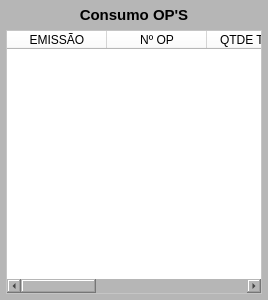
         <widget class="QWidget" name="widget_Consumo" native="true">
          <property name="minimumSize">
           <size>
            <width>0</width>
            <height>300</height>
           </size>
          </property>
          <property name="maximumSize">
           <size>
            <width>16777215</width>
            <height>16777215</height>
           </size>
          </property>
          <property name="styleSheet">
           <string notr="true">background-color: rgb(182, 182, 182);</string>
          </property>
          <layout class="QVBoxLayout" name="verticalLayout_4">
           <property name="leftMargin">
            <number>6</number>
           </property>
           <property name="topMargin">
            <number>6</number>
           </property>
           <property name="rightMargin">
            <number>6</number>
           </property>
           <property name="bottomMargin">
            <number>6</number>
           </property>
           <item>
            <widget class="QWidget" name="widget_21" native="true">
             <property name="minimumSize">
              <size>
               <width>0</width>
               <height>18</height>
              </size>
             </property>
             <property name="maximumSize">
              <size>
               <width>16777215</width>
               <height>18</height>
              </size>
             </property>
             <layout class="QHBoxLayout" name="horizontalLayout_6">
              <property name="spacing">
               <number>2</number>
              </property>
              <property name="leftMargin">
               <number>0</number>
              </property>
              <property name="topMargin">
               <number>0</number>
              </property>
              <property name="rightMargin">
               <number>0</number>
              </property>
              <property name="bottomMargin">
               <number>0</number>
              </property>
              <item>
               <widget class="QLabel" name="label_7">
                <property name="minimumSize">
                 <size>
                  <width>60</width>
                  <height>0</height>
                 </size>
                </property>
                <property name="maximumSize">
                 <size>
                  <width>60</width>
                  <height>16777215</height>
                 </size>
                </property>
                <property name="text">
                 <string/>
                </property>
               </widget>
              </item>
              <item>
               <widget class="QLabel" name="label_58">
                <property name="minimumSize">
                 <size>
                  <width>0</width>
                  <height>18</height>
                 </size>
                </property>
                <property name="maximumSize">
                 <size>
                  <width>16777215</width>
                  <height>18</height>
                 </size>
                </property>
                <property name="font">
                 <font>
                  <pointsize>11</pointsize>
                  <weight>75</weight>
                  <bold>true</bold>
                 </font>
                </property>
                <property name="text">
                 <string>Consumo OP'S</string>
                </property>
                <property name="alignment">
                 <set>Qt::AlignCenter</set>
                </property>
               </widget>
              </item>
              <item>
               <widget class="QLabel" name="label_Op_Nec">
                <property name="minimumSize">
                 <size>
                  <width>60</width>
                  <height>0</height>
                 </size>
                </property>
                <property name="maximumSize">
                 <size>
                  <width>60</width>
                  <height>16777215</height>
                 </size>
                </property>
                <property name="font">
                 <font>
                  <weight>75</weight>
                  <bold>true</bold>
                 </font>
                </property>
                <property name="text">
                 <string/>
                </property>
                <property name="alignment">
                 <set>Qt::AlignRight|Qt::AlignTrailing|Qt::AlignVCenter</set>
                </property>
               </widget>
              </item>
             </layout>
            </widget>
           </item>
           <item>
            <widget class="QTableWidget" name="table_Consumo">
             <property name="sizePolicy">
              <sizepolicy hsizetype="Preferred" vsizetype="Preferred">
               <horstretch>0</horstretch>
               <verstretch>0</verstretch>
              </sizepolicy>
             </property>
             <property name="font">
              <font>
               <pointsize>9</pointsize>
              </font>
             </property>
             <property name="styleSheet">
              <string notr="true">background-color: rgb(255, 255, 255);</string>
             </property>
             <column>
              <property name="text">
               <string>EMISSÃO</string>
              </property>
             </column>
             <column>
              <property name="text">
               <string>Nº OP</string>
              </property>
             </column>
             <column>
              <property name="text">
               <string>QTDE TOTAL</string>
              </property>
             </column>
             <column>
              <property name="text">
               <string>QTDE CONS.</string>
              </property>
             </column>
             <column>
              <property name="text">
               <string>CÓD.</string>
              </property>
             </column>
             <column>
              <property name="text">
               <string>DESCRIÇÃO</string>
              </property>
             </column>
            </widget>
           </item>
          </layout>
         </widget>
